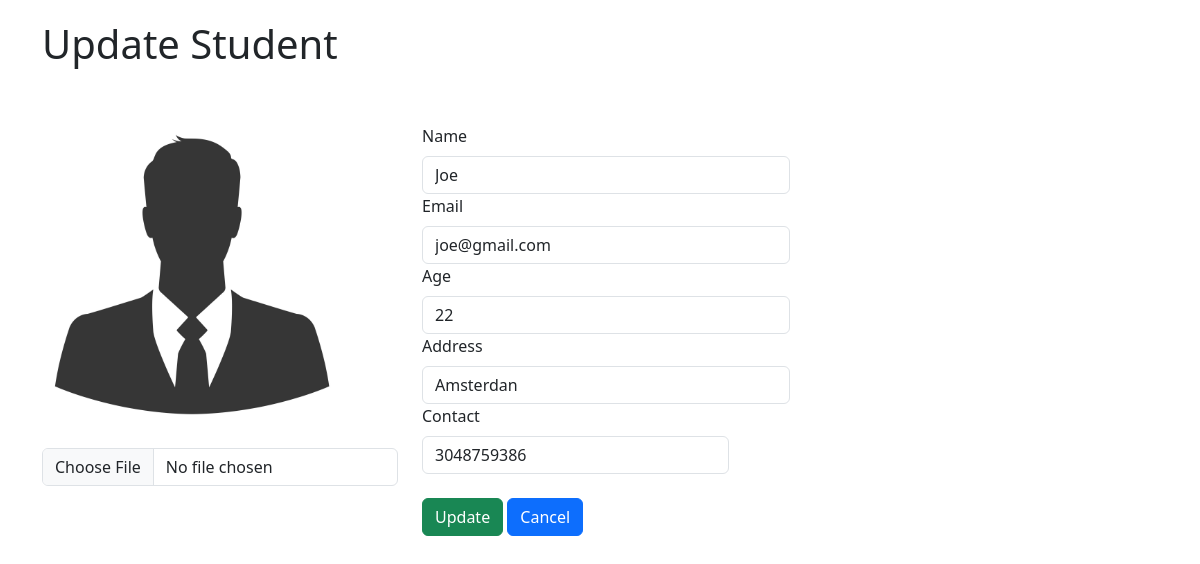
The page /update-student/15 on the database its author committed.
### CRUD/models.py (models this page shows, shortened)
class Student(models.Model):
    name = models.CharField(max_length=20)
    email = models.EmailField()
    age = models.IntegerField()
    classroom = models.ForeignKey(ClassRoom, on_delete = models.CASCADE,
                                  related_name="classroom_students")

class StudentProfile(models.Model):
    student = models.OneToOneField(Student, on_delete=models.CASCADE)
    profile_picture = models.FileField(null=True, blank=True,
                                       upload_to="profile_pictures")
    address = models.CharField(max_length=20)
    contact = models.CharField(max_length=20)

### CRUD/views.py (the view, shortened to what this page needs)
# urls.py: path("update-student/<int:id>", update_student, name="update_student"),
def update_student(request, id):
    student = Student.objects.get(id=id)
    return render(request, template_name="CRUD/update_student.html", context={"student":student, "title": "Update Student"})

### CRUD/templates/CRUD/update_student.html (shortened to what this page needs)
{% extends "CRUD/base.html" %}
{% load static %}
{% block content %}
<h1>{{title}}</h1><br><br>
<form method="post" action="{% url 'update_student' student.id %}" enctype="multipart/form-data">
    <div class="row">
        <div class="col-md-4">
            {% if student.studentprofile.profile_picture %}
            <img src="{{student.studentprofile.profile_picture.url}}" style="height: 300px;">
            {% else %}
            <img src="{% static 'CRUD/default_pp.jpeg' %}" style="height: 300px;">
            {% endif %}<br><br>
            <input type="file" class="form-control" name="pp">
        </div>
        <div class="col-md-8">
            <div class="col-md-6">
                <label for="inputEmail4" class="form-label">Name</label>
                <input type="text" class="form-control" id="name" name="name" value="{{student.name}}">
              </div>
              <div class="col-md-6">
                <label for="inputPassword4" class="form-label">Email</label>
                <input type="email" class="form-control" id="email" name="email" value="{{student.email}}">
              </div>
              <div class="col-6">
                <label for="inputAddress" class="form-label">Age</label>
                <input type="number" class="form-control" id="age" name="age" value="{{student.age}}">
              </div>
              <div class="col-6">
                <label for="inputAddress2" class="form-label">Address</label>
                <input type="text" class="form-control" id="inputAddress" name="address" value="{{student.studentprofile.address}}">
              </div>
              <div class="col-md-5">
                <label for="inputCity" class="form-label">Contact</label>
                <input type="text" class="form-control" id="contact" name="contact" value="{{student.studentprofile.contact}}">
              </div><br>
              <button type="submit" class="btn btn-success">Update</button>
              <a href="{% url 'crud_student' %}" class="btn btn-primary">Cancel</a>
        </div>
    </div>
</form>
{% endblock %}

### rows shown on the page
Student: studentprofile.profile_picture (placeholder picture), name "Joe", email "joe@gmail.com", age "22", address "Amsterdan", contact "3048759386"

### other values the page prints
{{ title }} "Update Student"
